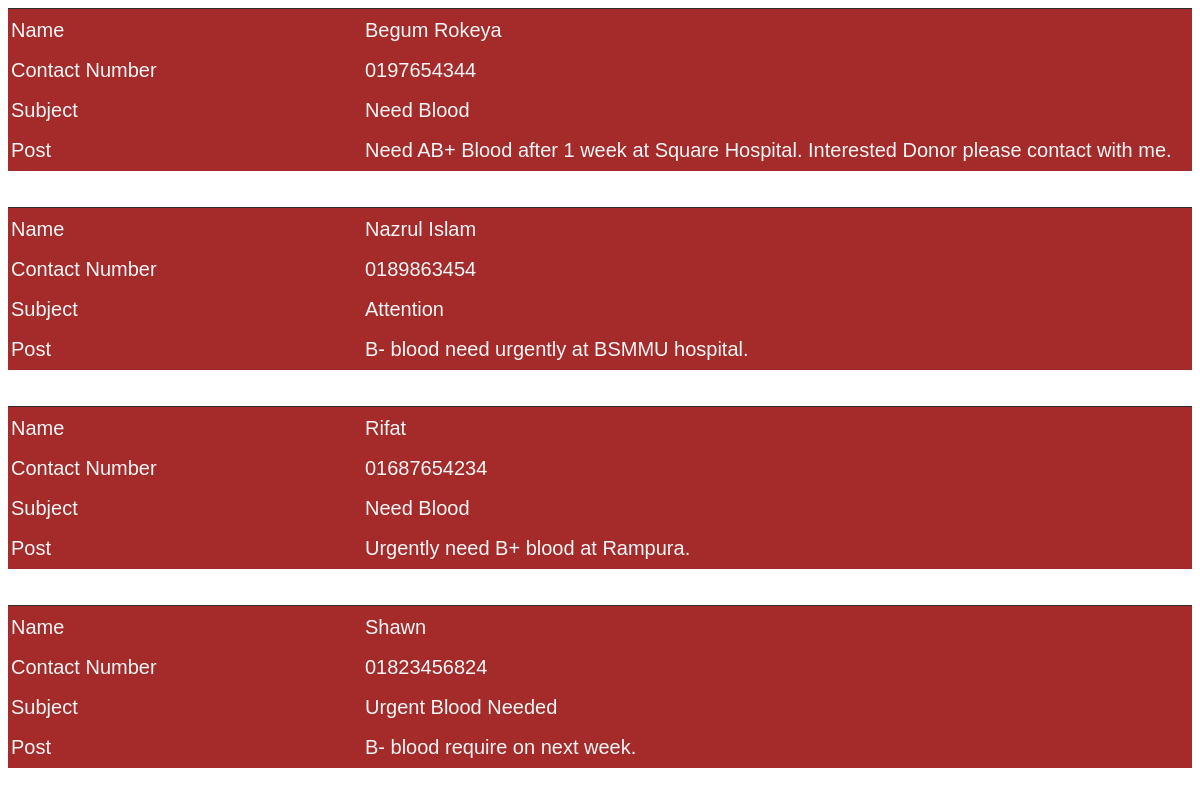
Page /admin_vw_forum.php on the committed database.
### tables this page shows
CREATE TABLE `forums` (
  `name` varchar(64) NOT NULL,
  `contact` varchar(64) NOT NULL,
  `subject` varchar(64) NOT NULL,
  `post` varchar(1024) NOT NULL
);

### admin_vw_forum.php (the view, shortened to what this page needs)
<!DOCTYPE html>
<html lang="en">
<head>
<link href="style.css" rel="stylesheet" type="text/css" />
</head>
<?php
$conn = mysqli_connect("localhost", "root", "", "logintest");
$sql="SELECT * FROM forums   ";
 $result=mysqli_query($conn, $sql);
?>
	<?php
	  while($row=mysqli_fetch_array($result))
	  {
  echo '<div class="nw">';
	echo '<table><tr ><td width="350"> Name</td>';
	  echo '<td> '.$row['name'].'</td>' ;
	echo '</tr>';
	echo '<tr><td>Contact Number</td>';
	  echo '  <td>'.$row['contact'].'</td>' ;
	  echo '</tr>';
	  echo '<tr><td>Subject</td>';
	  echo '  <td>'.$row['subject'].'</td>' ;
	  echo '</tr><tr><td>Post</td>';
	  echo '  <td>'.$row['post'].'</td>' ;
	  echo '</tr>';
	  echo '</table>';
    echo '</div>';
	}
	  ?>

### style.css (style rules this page uses)
.nw { background-color: brown; border-top-width: 1px; border-top-style: inset; border-top-color: #818181; font-size: 12 px; }

### rows in the picture
forums: name "Begum Rokeya", contact "0197654344", subject "Need Blood", post "Need AB+ Blood after 1 week at Square Hospital. Interested Donor please contact with me."
forums: name "Nazrul Islam", contact "0189863454", subject "Attention", post "B- blood need urgently at BSMMU hospital."
forums: name "Rifat", contact "01687654234", subject "Need Blood", post "Urgently need B+ blood at Rampura."
forums: name "Shawn", contact "01823456824", subject "Urgent Blood Needed", post "B- blood require on next week."
